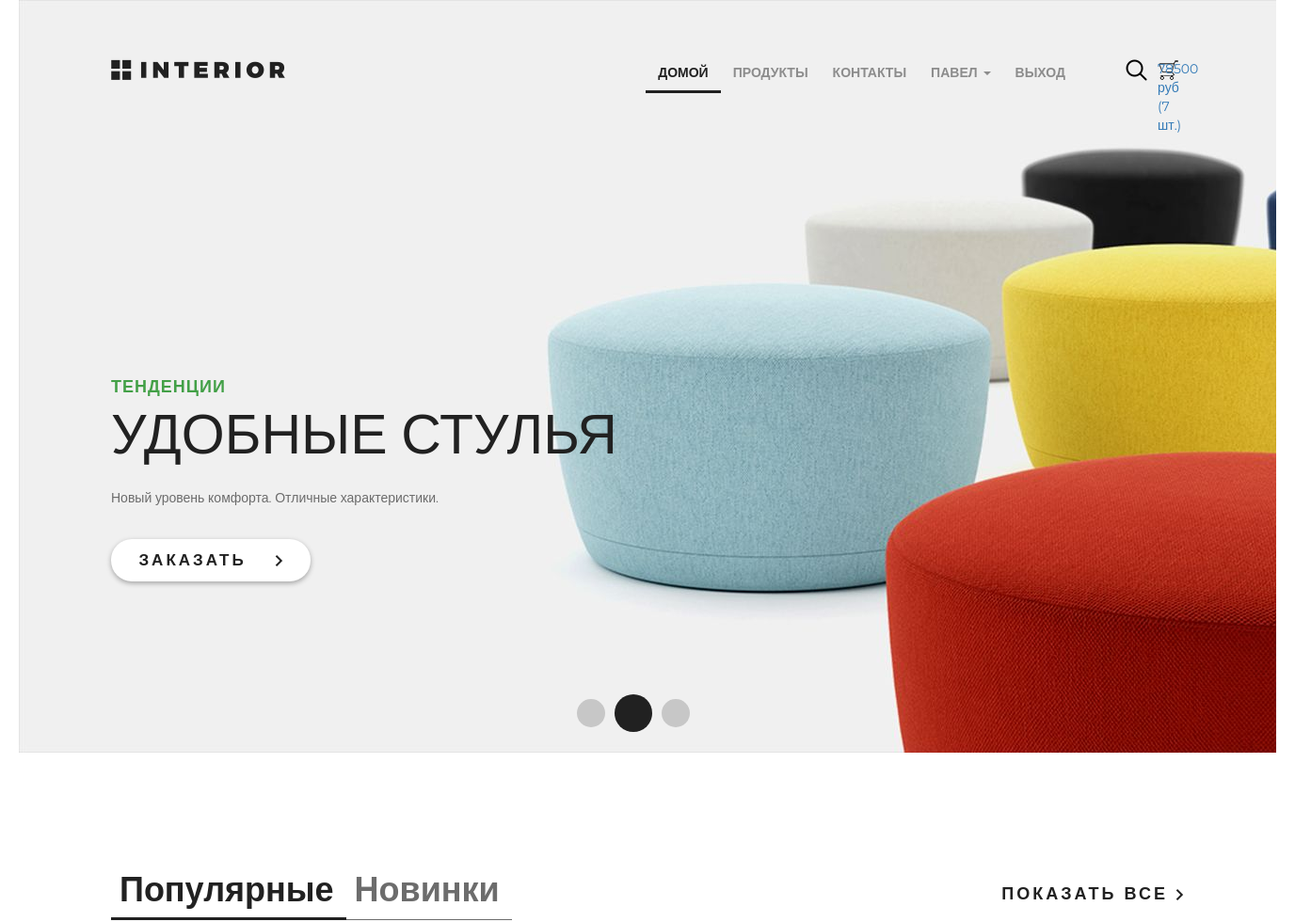
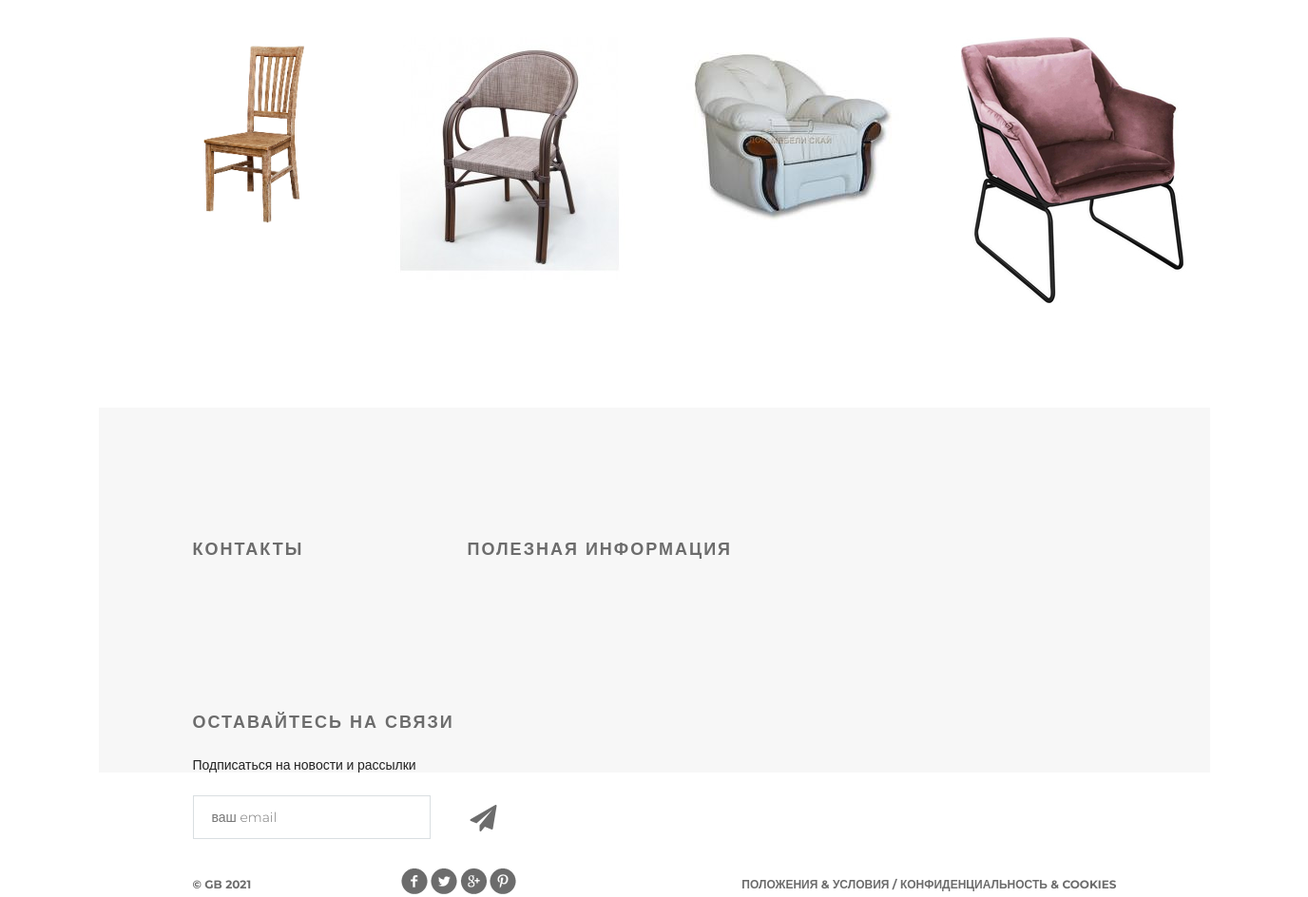
The page / (signed in) on the database its author committed (2 pictures, top to bottom).
### authapp/models.py (models this page shows, shortened)
class ShopUser(AbstractUser):
    avatar = models.ImageField(upload_to="users_avatar", blank=True, verbose_name="Аватар")
    age = models.PositiveSmallIntegerField(verbose_name="Возраст", default=18)
    activation_key = models.CharField(max_length=128, blank=True)
    activation_key_expires = models.DateTimeField(default=now() + timedelta(hours=48))

### basketapp/models.py (models this page shows, shortened)
class Basket(models.Model):
    objects = BasketQuerySet.as_manager()
    user = models.ForeignKey(settings.AUTH_USER_MODEL, on_delete=models.CASCADE,related_name='basket')
    product = models.ForeignKey(Product, on_delete=models.CASCADE)
    quantity = models.PositiveIntegerField(verbose_name="Количество",default=0)
    add_datetime = models.DateTimeField(auto_now_add=True, verbose_name="Время")
    @property
    def product_cost(self):
        return self.product.price * self.quantity
    @property
    def total_quantity(self):
        _items = Basket.objects.filter(user=self.user)
        _total_quantity = sum(list(map(lambda x:x.quantity, _items)))
        return _total_quantity
    @property
    def total_cost(self):
        _items = Basket.objects.filter(user=self.user)
        _total_cost = sum(list(map(lambda x:x.product_cost, _items)))
        return _total_cost

### mainapp/models.py (models this page shows, shortened)
class Product(models.Model):
    category = models.ForeignKey(ProductCategory, on_delete=models.CASCADE, verbose_name="Категория")
    name = models.CharField(max_length=128, verbose_name="Название")
    image = models.ImageField(upload_to="products_images", blank=True, verbose_name="Картинка")
    short_desc = models.CharField(max_length=128, verbose_name="Краткое описание")
    description = models.TextField(verbose_name="Описание", blank=True)
    price = models.DecimalField(max_digits=8, decimal_places=2, default=0, verbose_name="Цена")
    quantity = models.PositiveSmallIntegerField(default=0, verbose_name="Количество")
    is_active = models.BooleanField(default=True, verbose_name="активна")

### mainapp/views.py (the view)
# urls.py: path('', mainapp.main, name="main"),
def main(request):
    products_main = Product.objects.all()[0:4]
    content = {
        'title': 'Главная',
        "products": products_main,
    }
    return render(request, 'mainapp/index.html', content)

### mainapp/context_processors.py (called while the page is built)
def basket(request):
    basket_item = []
    if request.user.is_authenticated:
        basket_item = Basket.objects.filter(user=request.user)
    return {
        "basket": basket_item
    }

### mainapp/templates/mainapp/index.html (shortened to what this page needs)
{% extends "mainapp/base.html" %}
{% load static %}
{% block menu %}
<div class="slider">
    {% block inc_menu %}
    {{block.super}}
    {% endblock %}
    <div class="text-slider">
        <h3 class="green">тенденции</h3>
        <h3 class="big"> удобные стулья</h3>
        <p>Новый уровень комфорта. Отличные характеристики.</p>
        <a href="#" class="button-order">заказать <img src="{% static 'img/arrow.png' %}" alt=""></a>
    </div>
    <div class="navi">
        <a href="#"></a><a href="#"></a><a href="#"></a>
    </div>
</div>
{% endblock %}
{% block content %}
<div class="featured">
    <div class="featured-menu">
        <a class="active" href="#">Популярные</a><a href="#">Новинки</a>
    </div>
    <a class="explore" href="#">показать все <img src="{% static 'img/arrow.png' %}" alt=""></a>
    <div class="clearfix">
    </div>
    <div class="tab-content">
        {% for product in products %}
        <div class="block">
            <a href="{% url 'basket:add' product.pk %}"><img src="/media/{{product.image}}" alt="">
            </a>
        </div>
        {%endfor%}
    </div>
</div>
{% endblock %}

### mainapp/templates/mainapp/base.html (shortened to what this page needs)
{% load static %}
{% load my_tags %}
<!DOCTYPE html>
<html>
<head>
    {% block css %}
    <link rel="stylesheet" href="{% static 'css/bootstrap.min.css' %}">
    <link rel="stylesheet" href="{% static 'css/style.css' %}">
    <link rel="stylesheet" href="{% static 'fonts/font-awesome/css/font-awesome.css' %}">
    {% endblock %}
</head>
<body>
<div class="container">
    {% block menu %}
    {% block inc_menu %}
    <div class="header clearfix">
        <a href="index.html" class="logo"></a>
        {% include 'mainapp/includes/inc_main_menu.html' %}
        <a href="#" class="search"></a>
        <a href="{% url 'basket:view'%}" class="basket">
            <span>{% if basket %}{{ basket.0.total_cost|floatformat:0 }} руб ({{basket.0.total_quantity}} шт.){%endif%}</span>
        </a>
    </div>
    {% endblock %}
    {% endblock %}
    {% block content %}
    {% endblock %}
    <div class="clr"></div>
</div>
{% block footer %}
<div class="footer">
    <div class="clearfix">
        <div class="text-footer">
            <h3>контакты</h3>
        </div>
        <div class="text-footer">
            <h3>полезная информация</h3>
        </div>
        <div class="text-footer clearfix">
            <h3>Оставайтесь на связи</h3>
            <p>Подписаться на новости и рассылки</p>
            <form>
                <input type="email" name="email" placeholder="ваш email">
                <a href="#"><i class="fa fa-paper-plane fa-2x" aria-hidden="true"></i></a>
            </form>
        </div>
    </div>
    <p class="small">&copy; GB {% now 'Y' %}</p>
    <div class="social">
        <a href="#" class="social1"></a>
        <a href="#" class="social2"></a>
        <a href="#" class="social3"></a>
        <a href="#" class="social4"></a>
    </div>
    <p class="small">Положения &amp; Условия / Конфиденциальность &amp; Cookies</p>
</div>
{% endblock %}
</body>
</html>

### mainapp/templates/mainapp/includes/inc_main_menu.html (shortened to what this page needs)
<ul class="menu">
    <li><a href="{% url 'main' %}"
           class="{% if request.resolver_match.url_name == 'main' %} active {% endif %}">домой</a></li>
    <li><a href="{% url 'products:index' %}"
           class="{% if request.resolver_match.namespace == 'products' %} active {% endif %}">продукты</a></li>
    <li><a href="{% url 'contacts' %}"
           class="{% if request.resolver_match.url_name == 'contacts' %} active {% endif %}">контакты</a></li>
    {% if user.is_authenticated %}
    <li>
        <div class="dropdown">
            <a class="dropdown-toggle" href="" data-toggle="dropdown">
                {{ user.first_name|default:'Пользователь' }}
                <span class="caret"></span>
            </a>
        </div>
    </li>
    <li><a href="{% url 'auth:logout' %}">Выход</a></li>
    {% else %}
    <li><a href="{% url 'auth:login' %}">Вход</a></li>
    {% endif %}
</ul>

### rows shown on the page
ShopUser: first_name "ПАВЕЛ"
Basket: user+product+quantity "78500", user+quantity "7"
Product: image (picture)
Product: image (picture)
Product: image (picture)
Product: image (picture)
